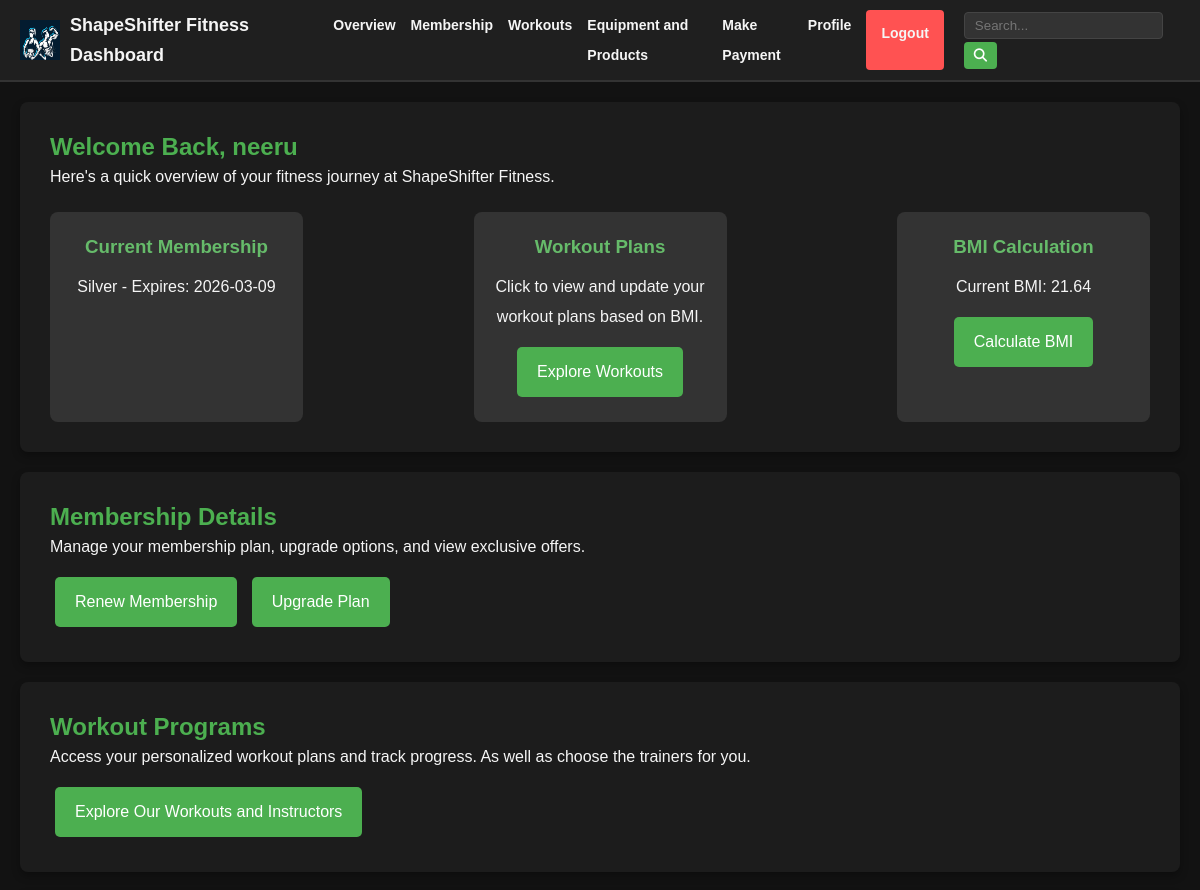
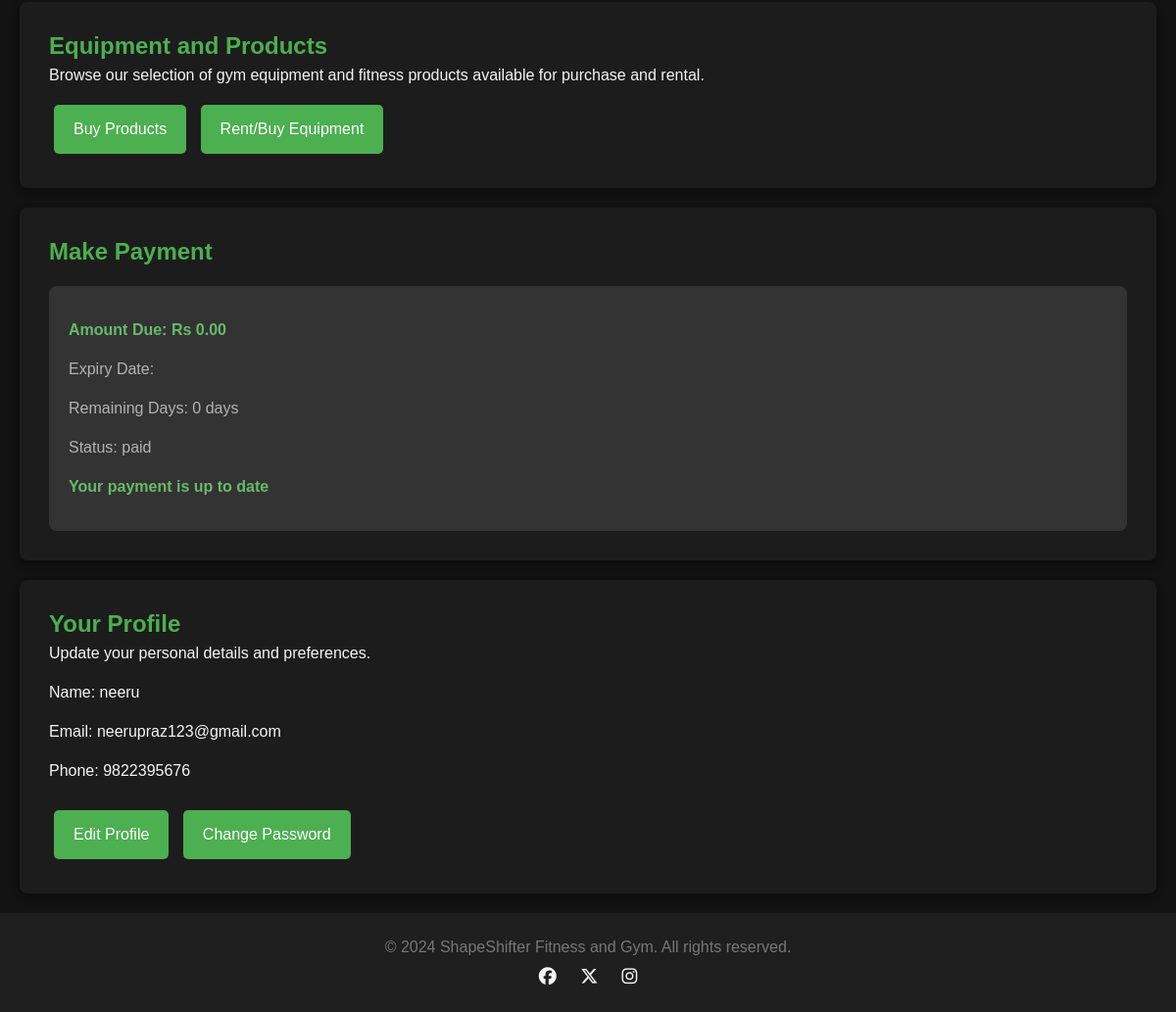
/dashboard.php (signed in), run on the app's committed database (2 pictures, top to bottom).
### tables this page shows
CREATE TABLE `users_info` (
  `id` int(11) NOT NULL,
  `phone_no` varchar(15) NOT NULL,
  `membership` varchar(30) NOT NULL,
  `membership_expiry_date` date NOT NULL,
  `bmi` float NOT NULL,
  `payment_due` decimal(10,2) DEFAULT 1000.00,
  `payment_due_date` date DEFAULT NULL,
  `status` varchar(20) DEFAULT 'Unpaid',
  `instructor_id` int(11) DEFAULT NULL
);

### dashboard.php (the view, shortened to what this page needs)
<?php
$user_id=$_SESSION['id'];
require "connection.php";
$sql = "SELECT phone_no, membership, membership_expiry_date, bmi, payment_due, payment_due_date, status
    FROM users_info
    WHERE id = ?";
$stmt = $conn->prepare($sql);
$stmt->bind_param("i", $user_id);
$stmt->execute();
$stmt->bind_result($phonenumber, $membership, $membership_expiry_date, $bmi, $amount_due, $due_date, $status);
$current_date = new DateTime();
if (!empty($due_date)) {
    $expiry = new DateTime($due_date);
    $remaining_days = ($expiry > $current_date) ? $expiry->diff($current_date)->days : 0;
    if ($expiry < $current_date) {
        $interval = $expiry->diff($current_date);
        $months_exceeded = $interval->m + ($interval->y * 12);
        if ($current_date->format('d') > $expiry->format('d')) {
            $months_exceeded++;
        }
        $amount_due = $months_exceeded * 1000;
    } else {
        $months_exceeded = 0;
        $amount_due = 0;
    }
} else {
    $remaining_days = 0;
    $amount_due = 0;
}
$payment_message = ($status === 'unpaid' && $remaining_days == 0)
    ? 'Payment is left to pay. It is being processed.'
    : 'Your payment is up to date';
?>
<!DOCTYPE html>
<html lang="en">
<head>
    <link rel="stylesheet" href="dashboard-style.css">
    <link rel="stylesheet" href="https://cdnjs.cloudflare.com/ajax/libs/font-awesome/6.6.0/css/all.min.css">
</head>
<body>
    <section class="header">
        <div class="left">
            <h1 class="title">
                <img class="logo" src="images/logo.jpg" alt="ShapeShifter Fitness and Gym logo">
                ShapeShifter Fitness Dashboard
            </h1>
        </div>
        <nav class="nav-bar">
            <a href="#overview">Overview</a>
            <a href="#membership">Membership</a>
            <a href="#workouts">Workouts</a>
            <a href="#equipment_products">Equipment and Products</a>
            <a href="#payment">Make Payment</a>
            <a href="#profile">Profile</a>
            <a href="logout.php" class="logout">Logout</a>
        </nav>
        <div class="right">
            <form class="search" method="post">
                <input type="search" name="query" placeholder="Search..." aria-label="Search">
                <button type="submit"><i class="fa fa-search" aria-hidden="true"></i></button>
            </form>
        </div>
    </section>
    <section class="dashboard-overview" id="overview">
        <h2>Welcome Back, <?php echo htmlspecialchars($_SESSION['username']); ?> </h2>
        <p>Here's a quick overview of your fitness journey at ShapeShifter Fitness.</p>
        <div class="stats">
            <div class="stat-item">
                <h3>Current Membership</h3>
                <p><?php echo htmlspecialchars($membership); ?> - Expires: <?php echo htmlspecialchars($membership_expiry_date); ?></p>
             </div>
             <div class="stat-item">
                <h3>Workout Plans</h3>
                <p>Click to view and update your workout plans based on BMI.</p>
                <a href="workout_dashboard.php" class="cta-button" style="text-decoration: none;">Explore Workouts</a>
             </div>
            <div class="stat-item">
                <h3>BMI Calculation</h3>
                <p>Current BMI: <?php echo htmlspecialchars($bmi); ?> </p>
                <a href="bmi_calculator.html" target="_blank" class="cta-button" style="text-decoration:none;">Calculate BMI</a>
            </div>
        </div>
    </section>
<section class="dashboard-section" id="membership">
    <h2>Membership Details</h2>
    <p>Manage your membership plan, upgrade options, and view exclusive offers.</p>
    <a href="membership_action.php?action=renew" class="cta-button" style="text-decoration:none;">Renew Membership</a>
    <a href="membership_action.php?action=upgrade" class="cta-button" style="text-decoration:none;">Upgrade Plan</a>
</section>
    <section class="dashboard-section" id="workouts">
    <h2>Workout Programs</h2>
    <p>Access your personalized workout plans and track progress. As well as choose the trainers for you.</p>
    <a href="explore_workouts_instructors.php" class="cta-button" style="text-decoration:none;">Explore Our Workouts and Instructors</a>
</section>
<section class="dashboard-section" id="equipment_products">
    <h2>Equipment and Products</h2>
    <p>Browse our selection of gym equipment and fitness products available for purchase and rental.</p>
    <div class="equipment-products-actions">
        <a href="buy_products.php" class="cta-button" style="text-decoration:none;">Buy Products</a>
        <a href="rent_buy_equipment.php" class="cta-button" style="text-decoration:none;">Rent/Buy Equipment</a>
    </div>
</section>
    <section class="payment-section" id="payment">
    <h2>Make Payment</h2>
    <div class="payment-details">
        <p>Amount Due: Rs <?php echo number_format($amount_due, 2); ?></p>
        <p>Expiry Date: <?php echo htmlspecialchars($due_date); ?></p>
        <p>Remaining Days: <?php echo $remaining_days; ?> days</p>
        <p>Status: <?php echo htmlspecialchars($status); ?></p>
        <?php
$check_payment_sql = "SELECT status, approved_date FROM pending_payment WHERE req_userid = $user_id";
$result = mysqli_query($conn, $check_payment_sql);
$payment = mysqli_fetch_assoc($result);
$pending_payment_status = $payment['status'];
$approved_date = $payment['approved_date'];
if ($status === 'unpaid' && $remaining_days == 0 && $pending_payment_status !== 'pending' && $approved_date===NULL) { ?>
    <a href="pay_now.php" style="text-decoration: none;" class="cta-button">Pay Now</a>
<?php } else { ?>
    <p><?php echo $payment_message; ?></p>
<?php } ?>
    </div>
</section>
    <section class="dashboard-section" id="profile">
        <h2>Your Profile</h2>
        <p>Update your personal details and preferences.</p>
        <div class="profile-details">
            <p>Name: <?php echo htmlspecialchars($_SESSION['username']); ?></p>
            <p>Email: <?php echo htmlspecialchars($_SESSION['email']);?> </p>
            <p>Phone: <?php echo htmlspecialchars($phonenumber);?></p>
            <a href="edit_profile.php" style="text-decoration: none;" class="cta-button">Edit Profile</a>
            <a href="change_pw.php" style="text-decoration: none;" class="cta-button">Change Password</a>
        </div>
    </section>
    <footer class="footer">
        <p>&copy; 2024 ShapeShifter Fitness and Gym. All rights reserved.</p>
        <div class="social-media">
            <a href="http://www.facebook.com/" target="_blank"><i class="fa-brands fa-facebook"></i></a>
            <a href="https://x.com/" target="_blank"><i class="fa-brands fa-x-twitter"></i></a>
            <a href="http://www.instagram.com/" target="_blank"><i class="fa-brands fa-instagram"></i></a>
        </div>
    </footer>
</body>
</html>

### dashboard-style.css (style rules this page uses)
* { margin: 0; padding: 0; box-sizing: border-box; font-family: Arial, sans-serif; }
body { background-color: #121212; color: #f5f5f5; line-height: 30px; }
.header { display: flex; justify-content: space-between; align-items: center; padding: 10px 20px; background-color: #1f1f1f; border-bottom: 2px solid #333; gap: 20px; }
.header .left { display: flex; align-items: center; }
.title { display: flex; align-items: center; font-size: 18px; color: #f5f5f5; }
.logo { width: 40px; height: 40px; margin-right: 10px; }
.nav-bar { display: flex; flex-grow: 1; justify-content: center; gap: 15px; }
.nav-bar a { color: #f5f5f5; text-decoration: none; font-weight: bold; font-size: 14px; transition: color 0.3s; }
.right { display: flex; align-items: center; }
.search input[type="search"] { padding: 5px 10px; background-color: #333; border: 1px solid #444; color: #f5f5f5; border-radius: 4px; margin-right: 5px; }
.search button { background: #4caf50; color: #fff; border: none; padding: 6px 10px; border-radius: 4px; cursor: pointer; transition: background 0.3s; }
.logout { color: #f5f5f5; font-weight: bold; }
.dashboard-overview, .dashboard-section { padding: 30px; background-color: #1c1c1c; margin: 20px; border-radius: 8px; box-shadow: 0px 4px 8px rgba(0, 0, 0, 0.3); }
.dashboard-overview h2, .dashboard-section h2 { color: #4caf50; }
.stats { display: flex; justify-content: space-between; margin-top: 20px; }
.stat-item { background-color: #333; padding: 20px; border-radius: 8px; width: 23%; text-align: center; }
.stat-item h3 { color: #66bb6a; margin-bottom: 10px; }
.cta-button { display: inline-block; padding: 10px 20px; background-color: #4caf50; color: #fff; border: none; border-radius: 5px; cursor: pointer; transition: background 0.3s; margin: 5px; }
.profile-details p { margin: 10px 0; }
.footer { padding: 20px; background-color: #1f1f1f; text-align: center; color: #777; }
.footer .social-media a { color: #f5f5f5; margin: 0 10px; font-size: 18px; transition: color 0.3s; }
.logout { background-color: #ff5252; color: #fff; padding: 8px 15px; border-radius: 4px; text-decoration: none; font-weight: bold; transition: background 0.3s; }
.payment-section { padding: 30px; background-color: #1c1c1c; margin: 20px; border-radius: 8px; box-shadow: 0px 4px 8px rgba(0, 0, 0, 0.3); color: #f5f5f5; }
.payment-section h2 { color: #4caf50; font-size: 24px; margin-bottom: 15px; }
.payment-details { margin-top: 20px; padding: 20px; background-color: #333; border-radius: 8px; color: #f5f5f5; }
.payment-details p { margin: 10px 0; font-size: 16px; color: #b3b3b3; }
.payment-details p:first-of-type { font-weight: bold; color: #66bb6a; }
.cta-button { display: inline-block; padding: 10px 20px; background-color: #4caf50; color: #fff; border: none; border-radius: 5px; cursor: pointer; transition: background 0.3s; margin-top: 15px; }
.payment-details p:last-child { color: #66bb6a; font-weight: bold; }

### data on the page
users_info: membership "Silver", membership_expiry_date "2026-03-09", bmi "21.64", status "paid", status "Your payment is up to date", phone_no "9822395676"

### other printed values
$_SESSION['username'] "neeru"
$amount_due "0.00"
$remaining_days "0"
$_SESSION['email'] "neerupraz123@gmail.com"
